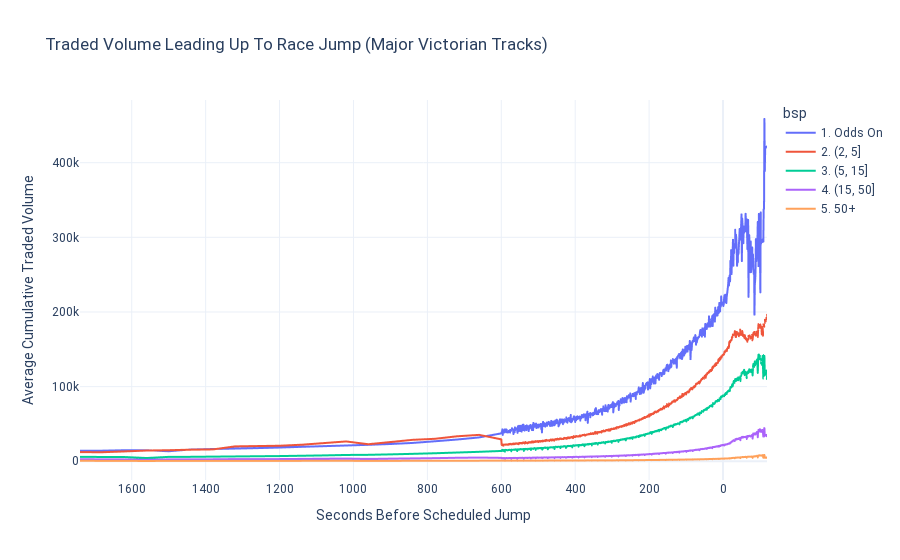

Here is the notebook cell this chart was saved with:
### Markdown cell above
As expected an average Flemington race trades nearly 500k whereas an average Bendigo race trades only ~120k volume.

How about if we split our selections by odds range. Intuitively we know that odds-on horses will trade significantly more volume than a $50 shot but let's visualise the difference.

We'll chunk the BSP of each horse into 5 groups:
- Odds on (<50% chance of winning)
- Odds between 2 and 5
- Odds between 5 and 15
- Odds between 15 and 50
- Odds 50+

### Code cell
def chunkBsp(bsp):
    if bsp <= 2:
        return("1. Odds On")
    elif bsp <= 5:
        return("2. (2, 5]")
    elif bsp <= 15:
        return("3. (5, 15]")
    elif bsp <= 50:
        return("4. (15, 50]")
    else:
        return("5. 50+")

# Group by odds range
tradedVolumes_3 = (
    df[['market_id', 'selection_id', 'bsp','seconds_before_scheduled_jump', 'traded_volume']]
    .assign(seconds_before_scheduled_jump_chunk = lambda x: x['seconds_before_scheduled_jump'].apply(chunkSBJ))
    .assign(bsp = lambda x: x['bsp'].apply(chunkBsp))
    .groupby(["market_id", "bsp", "seconds_before_scheduled_jump_chunk", "seconds_before_scheduled_jump"], as_index = False)
    .agg({'traded_volume': 'sum'})
    .groupby(["bsp", "seconds_before_scheduled_jump_chunk"], as_index = False)
    .agg({'traded_volume': 'mean'})
)

fig_3 = px.line(
    tradedVolumes_3, 
    x='seconds_before_scheduled_jump_chunk', y='traded_volume', color='bsp',
    template='plotly_white',
    title="Traded Volume Leading Up To Race Jump (Major Victorian Tracks)",
    labels = {
        'seconds_before_scheduled_jump_chunk': "Seconds Before Scheduled Jump",
        "traded_volume": "Average Cumulative Traded Volume"
    }
)
fig_3.update_layout(font_family="Roboto")
fig_3['layout']['xaxis']['autorange'] = "reversed"
fig_3.show()

### Figure 1 — Plotly figure (JSON) as saved in the notebook; plotly's stock layout.template omitted (floating-point values rounded to 4 significant figures; data arrays with more than 128 entries replaced by an {"elided": "..."} marker saying what was removed)
{"data": [{"hovertemplate": "bsp=1. Odds On<br>Seconds Before Scheduled Jump=%{x}<br>Average Cumulative Traded Volume=%{y}<extra></extra>", "legendgroup": "1. Odds On", "line": {"color": "#636efa", "dash": "solid"}, "mode": "lines", "name": "1. Odds On", "showlegend": true, "type": "scattergl", "x": {"elided": "739 int values"}, "xaxis": "x", "y": {"elided": "739 float values"}, "yaxis": "y"}, {"hovertemplate": "bsp=2. (2, 5]<br>Seconds Before Scheduled Jump=%{x}<br>Average Cumulative Traded Volume=%{y}<extra></extra>", "legendgroup": "2. (2, 5]", "line": {"color": "#EF553B", "dash": "solid"}, "mode": "lines", "name": "2. (2, 5]", "showlegend": true, "type": "scattergl", "x": {"elided": "739 int values"}, "xaxis": "x", "y": {"elided": "739 float values"}, "yaxis": "y"}, {"hovertemplate": "bsp=3. (5, 15]<br>Seconds Before Scheduled Jump=%{x}<br>Average Cumulative Traded Volume=%{y}<extra></extra>", "legendgroup": "3. (5, 15]", "line": {"color": "#00cc96", "dash": "solid"}, "mode": "lines", "name": "3. (5, 15]", "showlegend": true, "type": "scattergl", "x": {"elided": "739 int values"}, "xaxis": "x", "y": {"elided": "739 float values"}, "yaxis": "y"}, {"hovertemplate": "bsp=4. (15, 50]<br>Seconds Before Scheduled Jump=%{x}<br>Average Cumulative Traded Volume=%{y}<extra></extra>", "legendgroup": "4. (15, 50]", "line": {"color": "#ab63fa", "dash": "solid"}, "mode": "lines", "name": "4. (15, 50]", "showlegend": true, "type": "scattergl", "x": {"elided": "739 int values"}, "xaxis": "x", "y": {"elided": "739 float values"}, "yaxis": "y"}, {"hovertemplate": "bsp=5. 50+<br>Seconds Before Scheduled Jump=%{x}<br>Average Cumulative Traded Volume=%{y}<extra></extra>", "legendgroup": "5. 50+", "line": {"color": "#FFA15A", "dash": "solid"}, "mode": "lines", "name": "5. 50+", "showlegend": true, "type": "scattergl", "x": {"elided": "739 int values"}, "xaxis": "x", "y": {"elided": "739 float values"}, "yaxis": "y"}], "layout": {"font": {"family": "Roboto"}, "legend": {"title": {"text": "bsp"}, "tracegroupgap": 0}, "title": {"text": "Traded Volume Leading Up To Race Jump (Major Victorian Tracks)"}, "xaxis": {"anchor": "y", "autorange": "reversed", "domain": [0, 1], "title": {"text": "Seconds Before Scheduled Jump"}}, "yaxis": {"anchor": "x", "domain": [0, 1], "title": {"text": "Average Cumulative Traded Volume"}}}}
